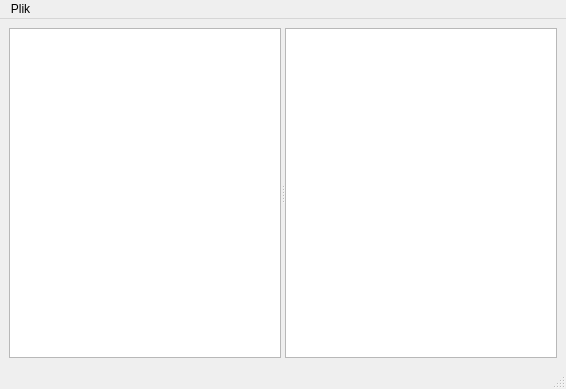
<?xml version="1.0" encoding="UTF-8"?>
<ui version="4.0">
 <class>TreeBuilderMW</class>
 <widget class="QMainWindow" name="TreeBuilderMW">
  <property name="geometry">
   <rect>
    <x>0</x>
    <y>0</y>
    <width>566</width>
    <height>389</height>
   </rect>
  </property>
  <property name="windowTitle">
   <string>QXmlStreamReader Demo</string>
  </property>
  <widget class="QWidget" name="centralwidget">
   <layout class="QVBoxLayout" name="verticalLayout">
    <item>
     <widget class="QSplitter" name="splitter">
      <property name="orientation">
       <enum>Qt::Horizontal</enum>
      </property>
      <widget class="QTreeView" name="treeView"/>
      <widget class="QTextEdit" name="textEdit"/>
     </widget>
    </item>
   </layout>
  </widget>
  <widget class="QMenuBar" name="menubar">
   <property name="geometry">
    <rect>
     <x>0</x>
     <y>0</y>
     <width>566</width>
     <height>25</height>
    </rect>
   </property>
   <widget class="QMenu" name="menuFile">
    <property name="title">
     <string>Plik</string>
    </property>
    <addaction name="actionOpen_File"/>
    <addaction name="actionQuit"/>
   </widget>
   <addaction name="menuFile"/>
  </widget>
  <widget class="QStatusBar" name="statusbar"/>
  <action name="actionOpen_File">
   <property name="text">
    <string>Otwórz plik</string>
   </property>
   <property name="shortcut">
    <string>Ctrl+O</string>
   </property>
  </action>
  <action name="actionQuit">
   <property name="text">
    <string>Wyjście</string>
   </property>
   <property name="shortcut">
    <string>Ctrl+Q</string>
   </property>
  </action>
 </widget>
 <resources/>
 <connections/>
</ui>
